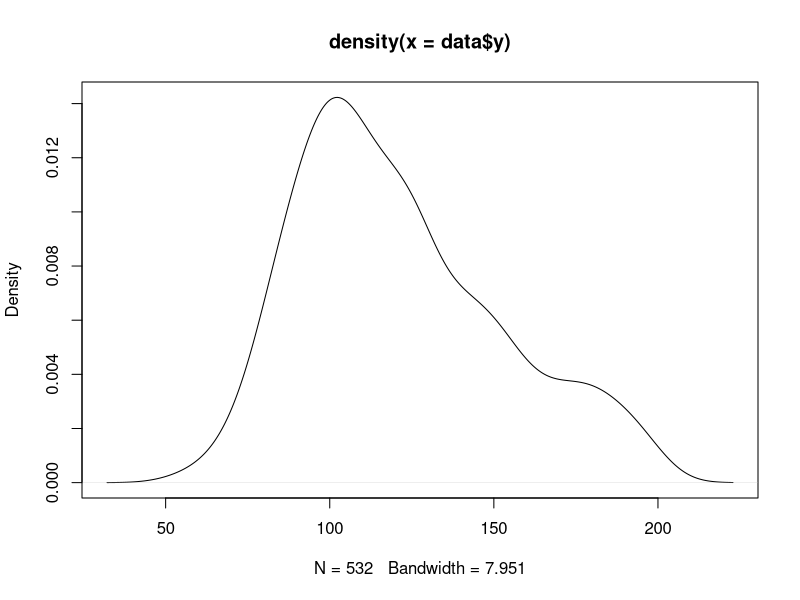

Reproduce this figure in R.
#######################
# Homework 4 Code
#######################

#######################
# Problem 1
#######################

# comparing a gibbs sampler for the centered and un-centered algos 
## loading the data 
y <- rnorm(25, 1, 1)
mean.y <- mean(y)
var.y <- var(y)
n <- length(y)

# above serve as likelihoods. Now to the gibbs sampling 
# starting values 
S <- 1000
phi <- matrix(nrow=S, ncol=2)
phi[1,] <- c(mean.y, 1/var.y)
lambda <- matrix(nrow=S, ncol=2) # for the centered case 

# Gibbs sampling algo 
set.seed(1870)
for (s in 2:S){
  # generating the new mean value 
  i <- 1
  mu_n <- rnorm(1, phi[i,1], phi[i,2] / S) # in the matrix 
  i <- i + 1
  phi[i+1,1] <- mu_n 
  
  # other parameter 
  i <- 1
  alpha_n <- rnorm(1, phi[i+1,1], phi[i,2]) # other parameter 
  phi[i+1,2] <- alpha_n
}

# we can now run this and proceed with the algorithm, 
# now we will handle the centered case 
# working with our new parameter matrix 
lambda <- matrix(nrow=S, ncol=2) # for the centered case 

lambda[1,] <- c(mean.y, mean.y + 1/var.y)

for (s in 2:S){
  # generating the new mean as before 
  i <- 1
  mu_n <- rnorm(1, lambda[i,1], lambda[i,2] / S)
  i <- i + 1
  lambda[i+1, 1] <- mu_n
  
  # other parameter 
  i <- 1
  eta_n <- rnorm(1, lambda[i+1, 1], lambda[i,2])
  lambda[i+1,2] <- eta_n 
}

#######################
# Problem 2
#######################

# reading in the glucose data 
setwd('/home/adbucks/Documents/sta_630/Homeworks/HW4/')
data <- read.table('glucose.dat')
colnames(data) <- "y"

data$y <- as.numeric(data$y)
# now can make our histogram or KDE of the data 
kde <- density(data$y)
plot(kde)

# now we can try and implement the gibbs sampler with some 
# pre-defined constraints 
a_0 <- 1
b_0 <- 1
mu_0 <- 120
tau_0 <- 200
s_0 <- 1000
rho_0 <- 10
G <- 10000 # number of iterations 

# we can start with the data 
mean_x <- mean(data$y)
var_x <- var(data$y)
n_0 <- length(data$y)

# we start with an initial beta value and then envoke our 
# mixture model 
set.seed(42)

# setting up a parameter matrix 
phi_4 <- matrix(nrow=G, ncol=3)
phi_4[1,] <- c(mean_x, 1/var_x, rho_0)


for (g in 1:G){
  # generating initial values 
  i <- 1 
  beta_s <- rbeta(1, a_0, b_0)
  i <- i + 1
  p <- beta_s
  
  # updating mu 
  mu_n <- rnorm(1, mu_0, s_0)
  mu2_n <- rnorm(1, mu_0, s_0)
  
  # not sure how to incorporate the beta 
  # and the actual mixture 
  
}

